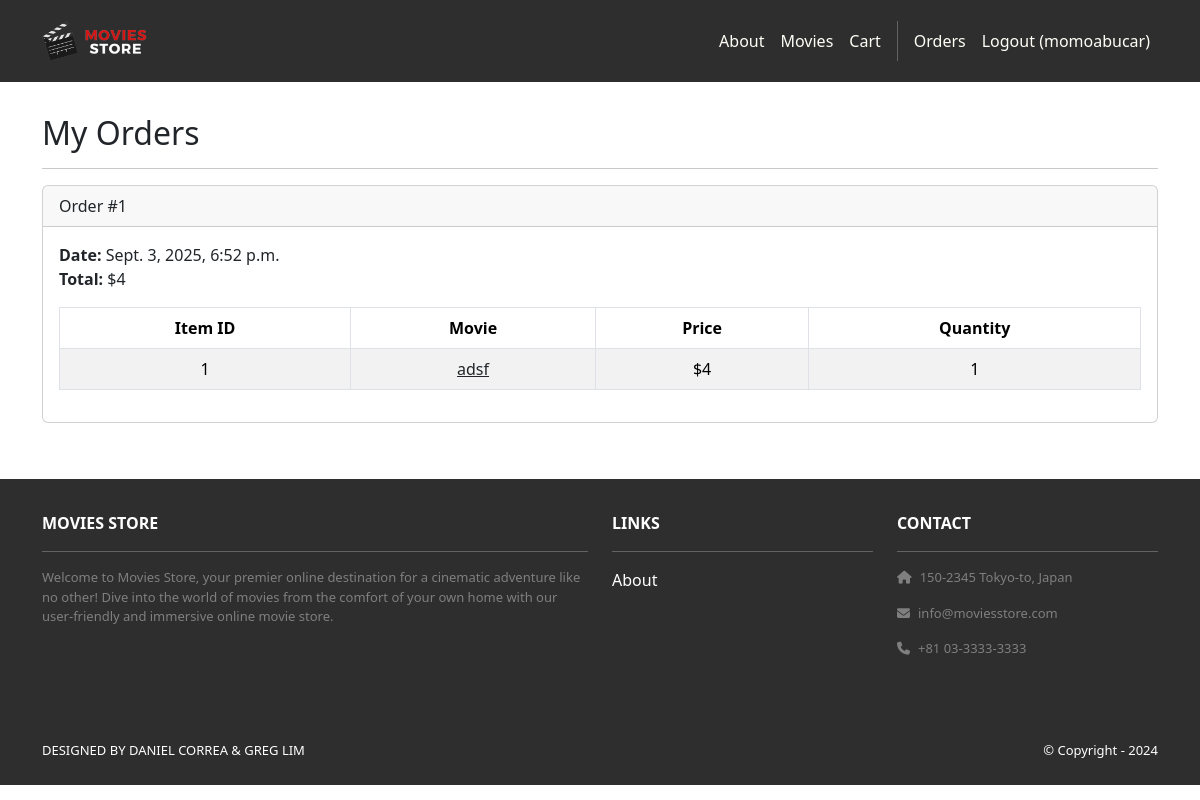
The app's page /accounts/orders/ (signed in), older data.
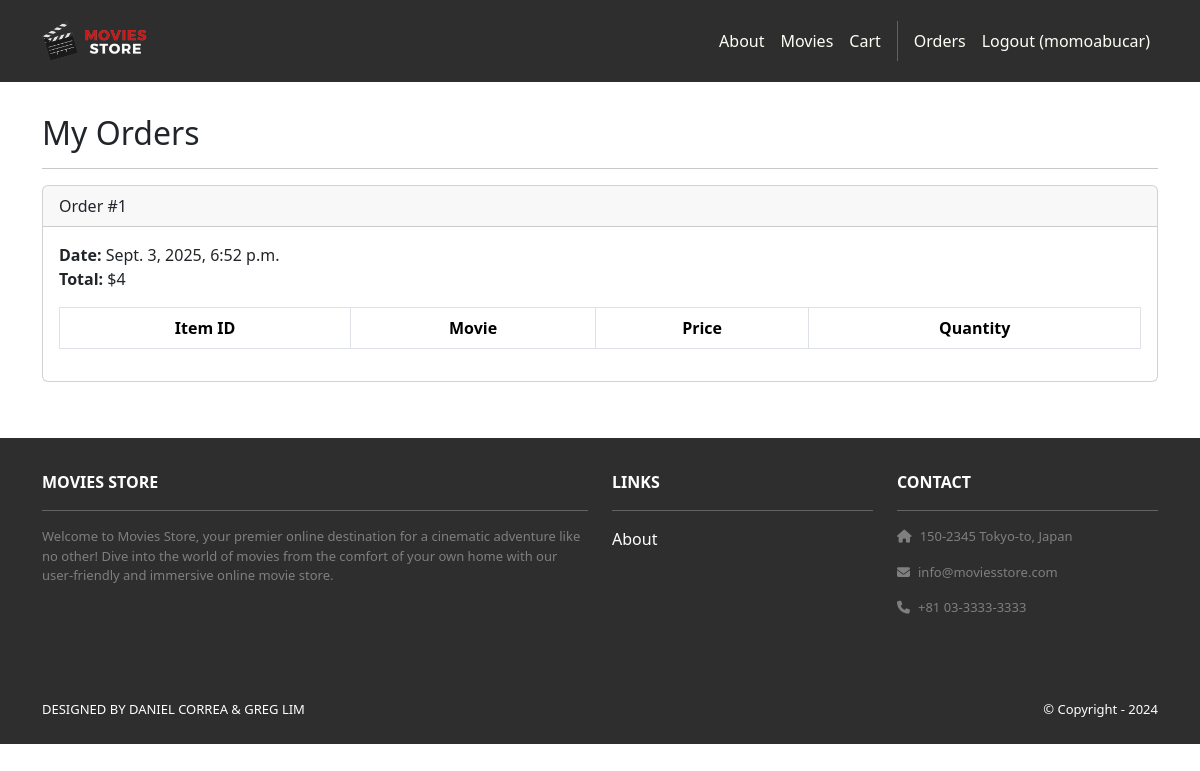
The same page, newer data.
### cart/models.py (models this page shows, shortened)
class Order(models.Model):
    id = models.AutoField(primary_key=True)
    total = models.IntegerField()
    date = models.DateTimeField(auto_now_add=True)
    user = models.ForeignKey(User,
        on_delete=models.CASCADE)

class Item(models.Model):
    id = models.AutoField(primary_key=True)
    price = models.IntegerField()
    quantity = models.IntegerField()
    order = models.ForeignKey(Order,
        on_delete=models.CASCADE)
    movie = models.ForeignKey(Movie,
        on_delete=models.CASCADE)

### movies/models.py (models this page shows, shortened)
class Movie(models.Model):
    id = models.AutoField(primary_key=True)
    name = models.CharField(max_length=255)
    price = models.IntegerField()
    description = models.TextField()
    image = models.ImageField(upload_to='movie_images/')

### accounts/views.py (the view)
# urls.py: path('orders/', views.orders, name='accounts.orders'),
@login_required
def orders(request):
    template_data = {}
    template_data['title'] = 'Orders'
    template_data['orders'] = request.user.order_set.all()
    return render(request, 'accounts/orders.html',
        {'template_data': template_data})

### accounts/templates/accounts/orders.html
{% extends 'base.html' %}
{% block content %}
<div class="p-3">
  <div class="container">
    <div class="row mt-3">
      <div class="col mx-auto mb-3">
        <h2>My Orders</h2>
        <hr />
        {% for order in template_data.orders %}
          <div class="card mb-4">
            <div class="card-header">
              Order #{{ order.id }}
            </div>
            <div class="card-body">
              <b>Date:</b> {{ order.date }}<br />
              <b>Total:</b> ${{ order.total }}<br />
              <table class="table table-bordered table-striped text-center mt-3">
                <thead>
                  <tr>
                    <th scope="col">Item ID</th>
                    <th scope="col">Movie</th>
                    <th scope="col">Price</th>
                    <th scope="col">Quantity</th>
                  </tr>
                </thead>
                <tbody>
                  {% for item in order.item_set.all %}
                  <tr>
                    <td>{{ item.movie.id }}</td>
                    <td>
                      <a class="link-dark" href="{% url 'movies.show' id=item.movie.id %}">
                        {{ item.movie.name }}
                      </a>
                    </td>
                    <td>${{ item.movie.price }}</td>
                    <td>{{ item.quantity }}</td>
                  </tr>
                  {% endfor %}
                </tbody>
              </table>
            </div>
          </div>
        {% empty %}
          <p>No orders found.</p>
        {% endfor %}
      </div>
    </div>
  </div>
</div>
{% endblock content %}

Row changes from the older to the newer data that the page shows:
removed Item: movie.id "1", movie.name "adsf", movie.price "4", quantity "1"
